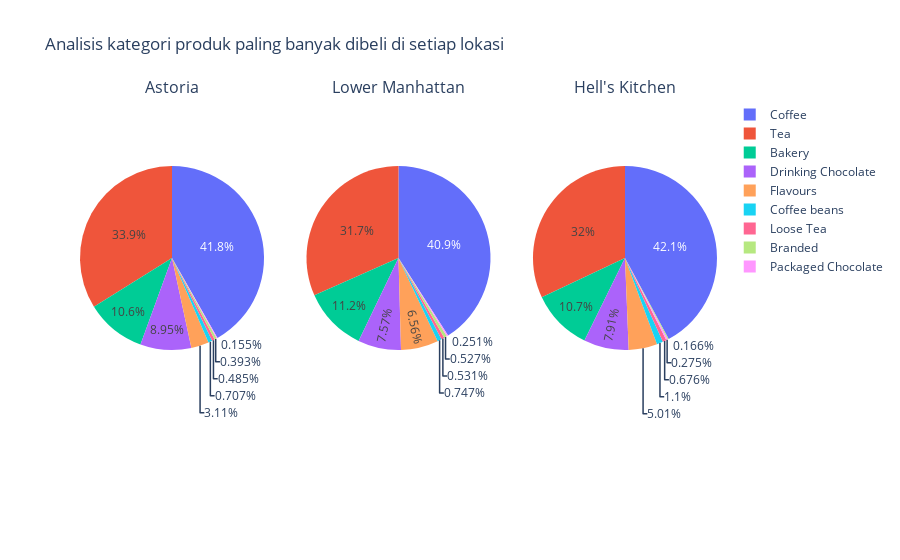

The notebook cell this image was saved under:
### Code cell
# Kelompokkan data berdasarkan kategori produk dan wilayah, dan hitung total penjualan
popular_category = data.groupby(['product_category', 'store_location'])['transaction_qty'].sum().reset_index()

# Sorting data berdasarkan total penjualan secara descending untuk menemukan kategori produk paling populer
popular_category = popular_category.sort_values(by='transaction_qty', ascending=False)

# Inisialisasi subplot
fig = make_subplots(rows=1, cols=3, subplot_titles=['Astoria', 'Lower Manhattan', "Hell's Kitchen"], specs=[[{'type':'pie'}, {'type':'pie'}, {'type':'pie'}]])

# Loop untuk menambahkan pie chart pada setiap subplot
for i, location in enumerate(['Astoria', 'Lower Manhattan', "Hell's Kitchen"], start=1):
    location_data = popular_category[popular_category['store_location'] == location]
    fig.add_trace(go.Pie(labels=location_data['product_category'], values=location_data['transaction_qty'],
                         hovertemplate='<b>Kategori produk</b>: %{label}<br><b>Total terjual</b>: %{value}'),
                  row=1, col=i)

# Update layout
fig.update_layout(title='Analisis kategori produk paling banyak dibeli di setiap lokasi',
                  showlegend=True)
fig.show()

### Figure 1 — Plotly figure (JSON) as saved in the notebook; plotly's stock layout.template omitted (floating-point values rounded to 4 significant figures)
{"data": [{"domain": {"x": [0, 0.2889], "y": [0, 1]}, "hovertemplate": "<b>Kategori produk</b>: %{label}<br><b>Total terjual</b>: %{value}", "labels": ["Coffee", "Tea", "Bakery", "Drinking Chocolate", "Flavours", "Coffee beans", "Loose Tea", "Branded", "Packaged Chocolate"], "type": "pie", "values": [29655, 24048, 7496, 6351, 2206, 502, 344, 279, 110]}, {"domain": {"x": [0.3556, 0.6444], "y": [0, 1]}, "hovertemplate": "<b>Kategori produk</b>: %{label}<br><b>Total terjual</b>: %{value}", "labels": ["Coffee", "Tea", "Bakery", "Drinking Chocolate", "Flavours", "Coffee beans", "Loose Tea", "Branded", "Packaged Chocolate"], "type": "pie", "values": [29375, 22709, 8040, 5434, 4709, 536, 381, 378, 180]}, {"domain": {"x": [0.7111, 1], "y": [0, 1]}, "hovertemplate": "<b>Kategori produk</b>: %{label}<br><b>Total terjual</b>: %{value}", "labels": ["Coffee", "Tea", "Bakery", "Drinking Chocolate", "Flavours", "Coffee beans", "Loose Tea", "Packaged Chocolate", "Branded"], "type": "pie", "values": [30220, 22980, 7678, 5672, 3596, 790, 485, 197, 119]}], "layout": {"annotations": [{"font": {"size": 16}, "showarrow": false, "text": "Astoria", "x": 0.1444, "xanchor": "center", "xref": "paper", "y": 1, "yanchor": "bottom", "yref": "paper"}, {"font": {"size": 16}, "showarrow": false, "text": "Lower Manhattan", "x": 0.5, "xanchor": "center", "xref": "paper", "y": 1, "yanchor": "bottom", "yref": "paper"}, {"font": {"size": 16}, "showarrow": false, "text": "Hell's Kitchen", "x": 0.8556, "xanchor": "center", "xref": "paper", "y": 1, "yanchor": "bottom", "yref": "paper"}], "showlegend": true, "title": {"text": "Analisis kategori produk paling banyak dibeli di setiap lokasi"}}}
